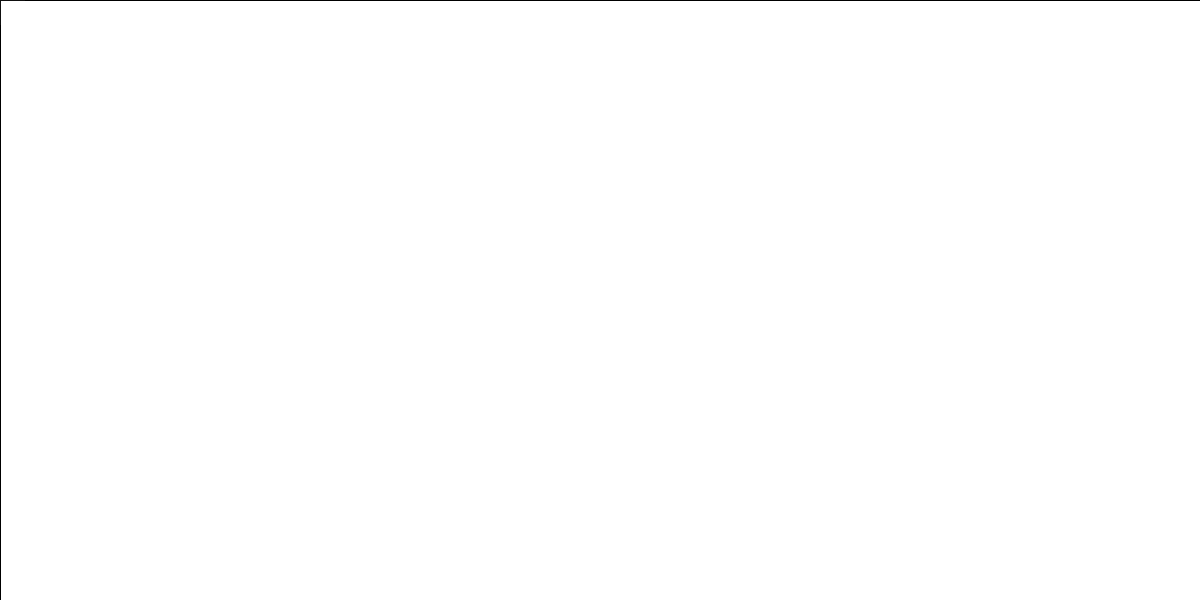
Frame 1 (no input)
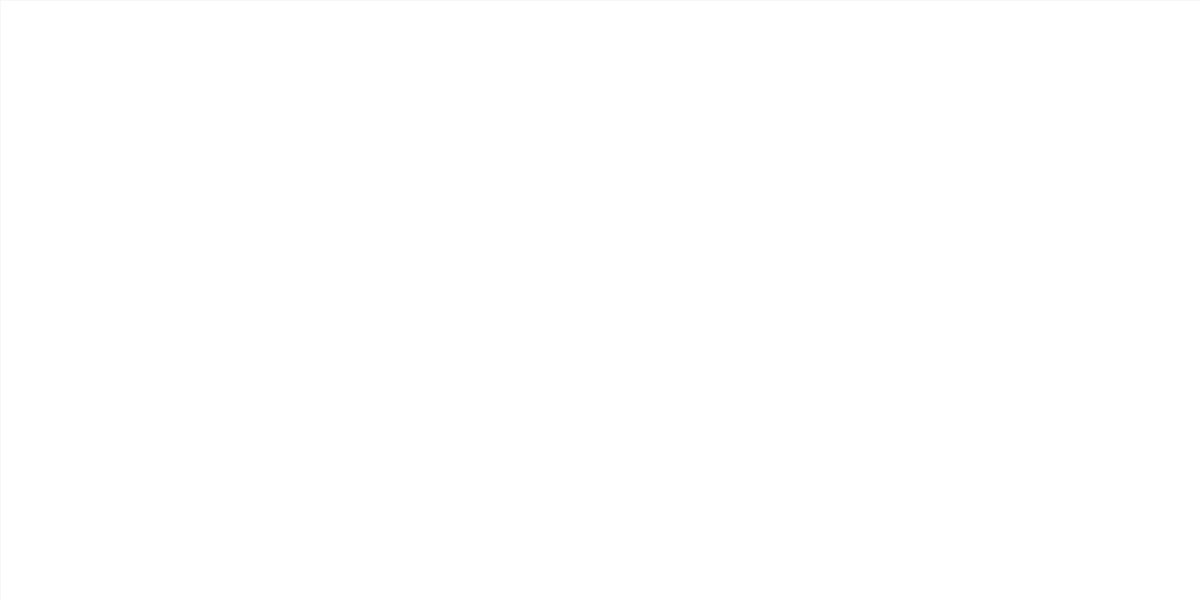
Frame 60 (the mouse pressed at the canvas centre just before this capture)
Frame 120 (the mouse held since frame 60 and released just before this capture): identical to frame 60, image omitted

The Processing sketch that drew these frames (run headless with seeded random() and noise(); from frame 60 on, the mouse is pressed at the canvas centre):

// Processing sketch: processing_48911
// ── processing_48911.pde


void setup()
{
  size( 1200, 600 );
  background( 255, 255, 255 );
  smooth(); 
  frameRate(999999999);
}


void draw()
{
  fill( 255, 255, 255, 15 );
  rect( 0, 0, width, height );
  noStroke();
  if ( key == 'r' )
  {
    fill( 255, 0, 0 );
  }
  if ( key == 'b' )
  {
    fill( 0, 0, 255 );
  }
  if ( key == 'g' )
  {
    fill( 10, 157, 52 );
  }
  ellipse( mouseX, mouseY, 50, 50 );
}

void mousePressed()
{
  fill( random(0), random(255), random(0) );
}

void keyPressed()
{
  background( 255, 255, 255 );
}
